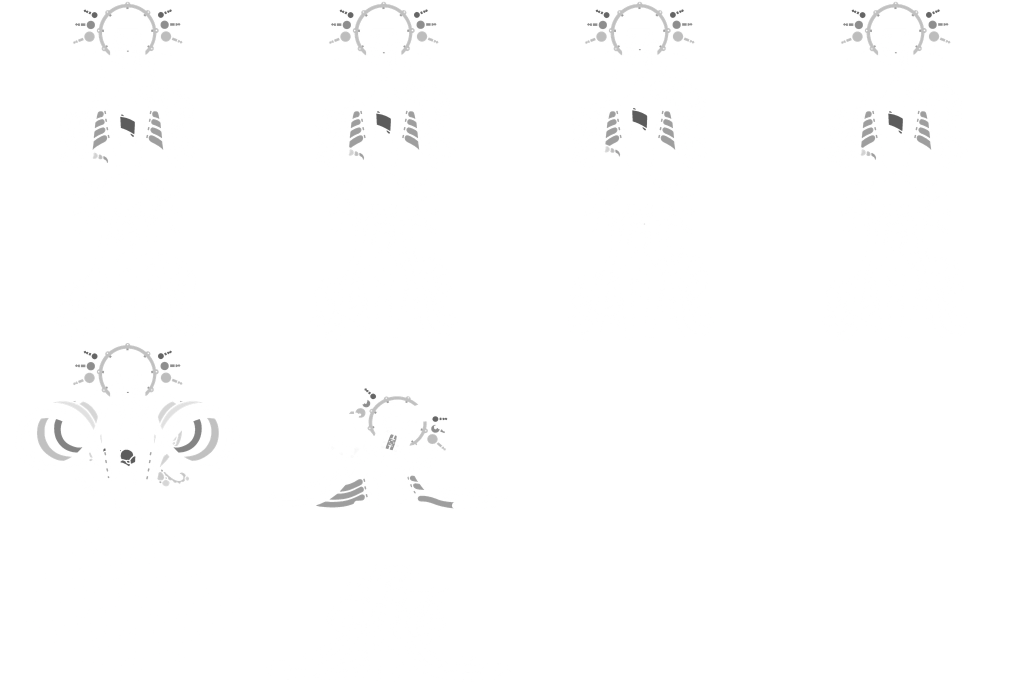
#> input picture VOXCHRONICLE/Resources/Original/2last.png, 2048 x 1365 px, found by its file name (shown at 1/2 size); its folder holds only this picture in this run
$ python graphic_converter.py   (Python 2 division)   (older library calls are emulated)
#> lines starting #> are read from the running program, lines starting #| are printed output that depends on the picture
import os
import sys
import commands
from PIL import Image

SRC = "Original"
DSTS = (
    ("Image", (0.5, 0.5)),
    ("Retina", (1.0, 1.0))
)
IGNORES = ['cyber_default', 'cave_default', 'grass_default']
COMPRESS_COMMAND = 'pngquant --speed %(speed)d --quality=%(quality)s --force --ext %(ext)s %(src)s'
SPEED = 1
QUALITY = '40-60'

def remove_all(path):
    for (root, dirs, files) in os.walk(path, topdown=False):
      for d in dirs:
        if os.path.islink(os.path.join(root, d)):
          print "rmdir(link): %s (%s + %s) " % (os.path.join(root, d), root, d)
          os.remove(os.path.join(root, d))
        else:
          print "rmdir: %s (%s + %s) " % (os.path.join(root, d), root, d)
          os.rmdir(os.path.join(root, d))
      for f in files:
        print "rm: %s (%s + %s)" % (os.path.join(root, f), root, f)
        os.remove(os.path.join(root, f))
    os.rmdir(path)

if __name__ == '__main__':
    compress = False
    if len(sys.argv) > 1 and sys.argv[1] == '--compress': compress = True
    files = os.listdir(SRC)
    base = os.getcwd()
    for file in files:
        filename, ext = os.path.splitext(file)
        if ext == '.png' and not filename in IGNORES:
            print filename
            original = Image.open(os.path.join(base, SRC, file))
#> original is the input picture: PIL image 2048x1365 RGBA; mean R, G, B, A 43.7, 43.7, 43.7, 30.6
            width, height = original.size
#> width = 2048; height = 1365
            for dst, scale in DSTS:
                if int(scale[0]) != 1 or int(scale[1]) != 1:
                    img = original.resize((int(width * scale[0]), int(height * scale[1])), Image.ANTIALIAS)
                else:
                    img = original
                img.save(os.path.join(dst, '%s%s' % (filename, ext)))
                if compress:
                    print commands.getoutput(COMPRESS_COMMAND % {'quality' : QUALITY,
                        'speed' : SPEED,
                        'src' : os.path.join(base, dst, file),
                        'ext' : ext
                    })
#> this loop made 2 passes
#> pass 1, `img = original.resize((int(width * scale[0]), int(height * scale[1])),..`:
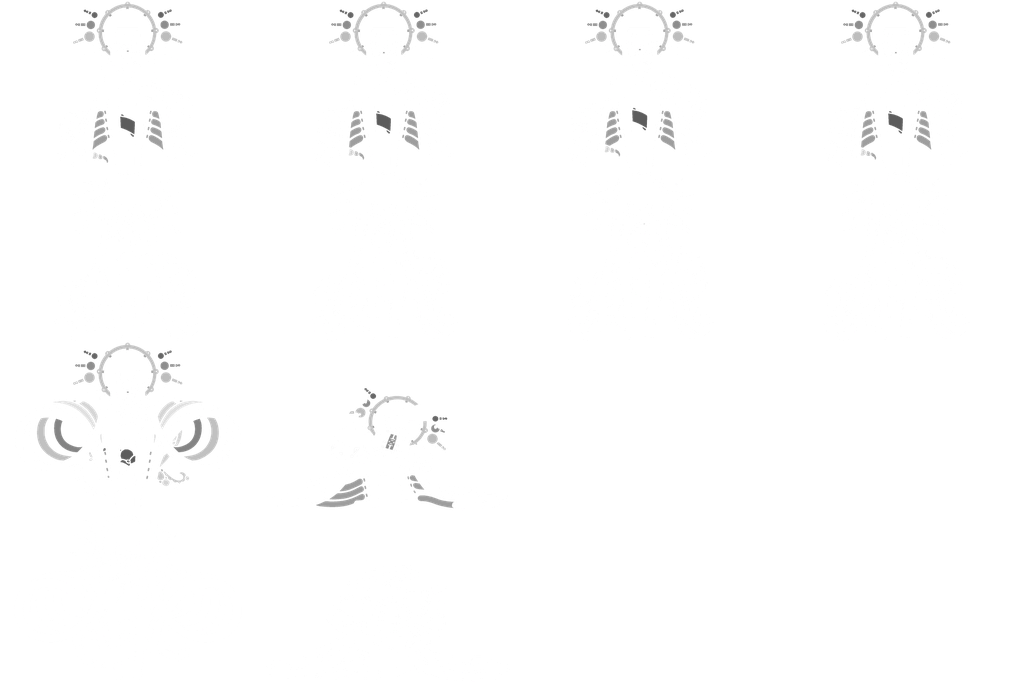
#> img: PIL image 1024x682 RGBA; mean R, G, B, A 53.8, 53.8, 53.8, 30.7; transparent parts drawn white
